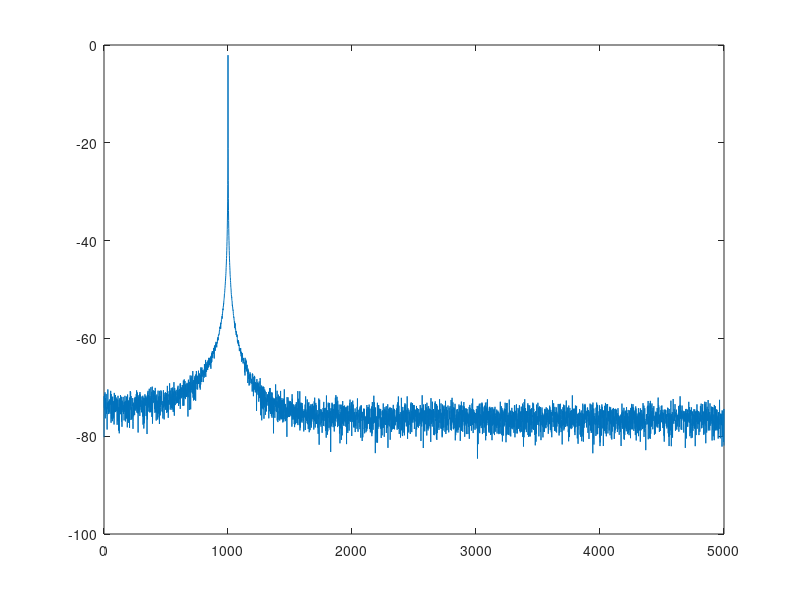

Here is the MATLAB script that generated this plot:
% Instrumentação e Medidas - Laboratório 5 - Aquisição de Sinais
% 96195 - Duarte Cerdeira
% Outros caralhos

clear

% sd = daq("ni");

model_id = ""; % id do modelo
channel = 0; % canal/canais a ler
range = 10; % range do modelo

fa = 10000; % frequência de amostragem
n_samples = 10000; % num de amostras

res_espet = fa / n_samples; % resolução espetral
res_temp = 1 / fa; % resolução temporal

t = res_temp * (0:n_samples);

% =========== Aquisição de sinais =========== %

% addinput(d, model_id, channel, "Voltage");

% data = read(d, m, "OutputFormat", "Matrix");

% data = data';

data = zeros(10, n_samples + 1);
tf = zeros(10, n_samples + 1);
tf_uni = zeros(10, n_samples / 2 + 1);

for i = 1:10
    data(i,:) = 0.8 * cos(2*pi*1000*t) + 0.010*randn(size(t));

    tf(i,:) = fft(data(i,:));
    tf(i,:) = abs(tf(i,:)) / n_samples; % módulo da transformada de fourier
    tf_uni(i,:) = tf(i,1:n_samples / 2 + 1); 
    tf_uni(i,2:end-1) = 2*tf_uni(i,2:end-1); % transformada de fourier unilateral
end

tf_uni_av = mean(tf_uni);

data_av = mean(data);

% =========== Valor Eficaz =========== %

valef = sqrt(mean(data_av.^2));

noise_ef = mean(sqrt(mean((data(1:10, :) - data_av).^2)));

% =========== Frequência =========== %

% z(1,:) = cos(2*pi*2*t);
% z(2,:) = cos(2*pi*3*t);
% z(3,:) = cos(2*pi*5*t);

% plot(t,z)

[f_fund_ef, f_fund] = max(mean(tf_uni) / sqrt(2)); % frequência fundamental e respetivo valor eficaz

f_est = (sum(tf_uni_av(f_fund-3:f_fund+3) .* (f_fund-3 - 1:f_fund+3 - 1) .* res_espet)) / ...
    sum(tf_uni_av(f_fund-3:f_fund+3)); 

%f_fund = (f_fund - 1) * res_espet;

% =========== Valor médio =========== %

% valor_medio = mean (data_av)

% =========== Espectro de potência =========== %

power_spect(1:10,:) = 20 * log10(tf_uni(1:10,:));

power_spect_den(1:10,:) = 10 * log10((tf_uni(1:10,:).^2) ./ res_espet);

% =========== THD =========== %

% harm_ef = zeros(1, (fa / 2) / (f_fund - 1) - 1);

% for i = 2:(fa / 2) / (f_fund - 1) % número máximo de harmónicas possível de amostrar
%     harm_ef(i-1) = tf_uni(1 + (f_fund - 1) * i) / sqrt(2); % valor eficaz das harmónicas
% end

% sum_harm_amp= sum(harm_ef); % soma dos valores eficazes das harmónicas

% thd_dB = 10 * log10(sum_harm_amp / f_fund_amp); % THD em dB

% =========== Diferença de fase =========== %

% u1 = cos(2*pi*50*t); % sinal 1
% u2 = cos(2*pi*50*t + pi/6); % sinal 2

% U1 = fft(u1); % transformada de fourier de sinal 1
% U2 = fft(u2); % transformada de fourier de sinal 2

% [~, index_1] = max(abs(U1)); % indíce da frequência fundamental do sinal 1
% [~, index_2] = max(abs(U2)); % indíce da frequência fundamental do sinal 2

% delta_phi = angle(U1(index_1)) - angle(U2(index_2)); % cálculo da diferença de fases

f = res_espet * (0:n_samples/2);

noise_rms = sqrt((fa / 2) * 10 .^ (mean(mean(power_spect_den)) ./ 10));

plot(f, mean(power_spect));

%figure(1);

%subplot(2, 1, 1);
%plot(t(1:100), data(1, 1:100));
%title("Dados adquiridos", "Frequência: " + f_fund + " | Valor eficaz do ruído: " + noise_ef +...
%    " | Valor eficaz: " + valef + " | Número de amostras: " + n_samples +  ...
%    " | Frequência de amostragem: " + fa + " | Alcance: " + range);

%subplot(2, 1, 2);
%plot(f, power_spect);

